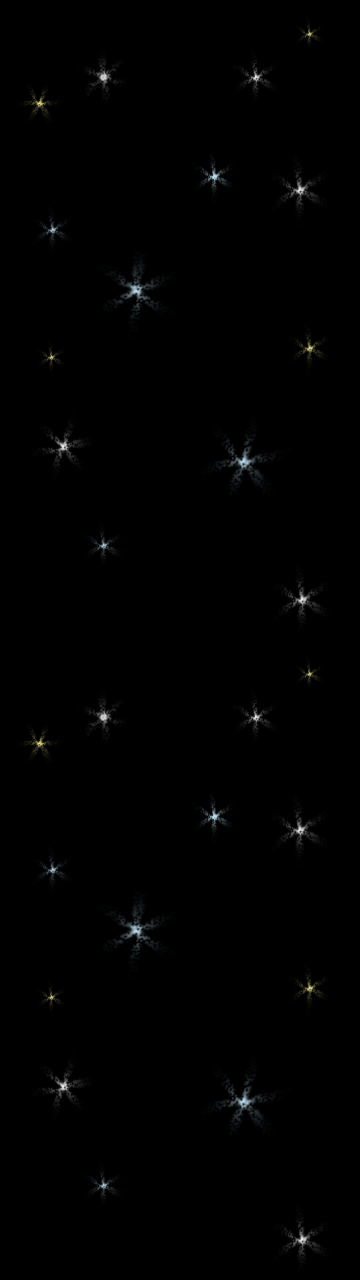
//> input picture bg.png, 720 x 2560 px (shown at 1/2 size)
$ ./main   (built with g++ and OpenCV 4)
//> lines starting //> are read from the running program, lines starting //| are printed output that depends on the picture; after the words box and inside, x2 and y2 are one past the last pixel; in counts of white or black regions, pixels touching at a corner belong together
#include <opencv2/core/core.hpp>
#include <opencv2/imgproc/imgproc.hpp>
#include <opencv2/highgui/highgui.hpp>
#include "opencv2/objdetect.hpp"
#include "opencv2/videoio.hpp"
#include <iostream>
#include <time.h>
#include <string>
#include <stdlib.h>
#include <stdio.h>

using namespace cv;
using namespace std;

String face_cascade_name = "haarcascade_frontalface_alt.xml";
CascadeClassifier face_cascade;

int player_x = 200;
int wide = 480;

Mat detectAndMask( Mat frame );
void overlayImage(const Mat &background, const Mat &foreground, Mat &output, Point2i location);

Mat mask;
Mat ship;

int main(int argc, char *argv[])
{
    Mat bg = imread("bg.png", IMREAD_UNCHANGED);
//> bg is the input picture: 2560 rows x 720 cols, CV_8UC4; mean B, G, R, A 1.3, 1.3, 1.2, 255
    Mat met = imread("meteor.png", IMREAD_UNCHANGED);
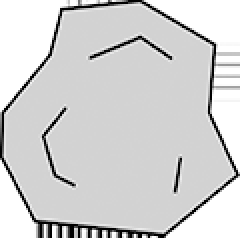
//> input picture meteor.png, 120 x 119 px (shown 2 times larger)
//> met is the input picture: 119 rows x 120 cols, CV_8UC4; mean B, G, R, A 209.6, 209.6, 209.6, 184.3
    ship = imread("ship.png",IMREAD_UNCHANGED);
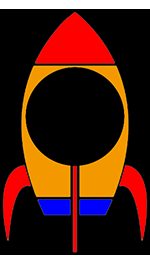
//> input picture ship.png, 150 x 275 px
//> ship is the input picture: 275 rows x 150 cols, CV_8UC4; mean B, G, R, A 33.8, 46.7, 84.1, 131.8
    mask = imread("mask.jpg",IMREAD_GRAYSCALE);
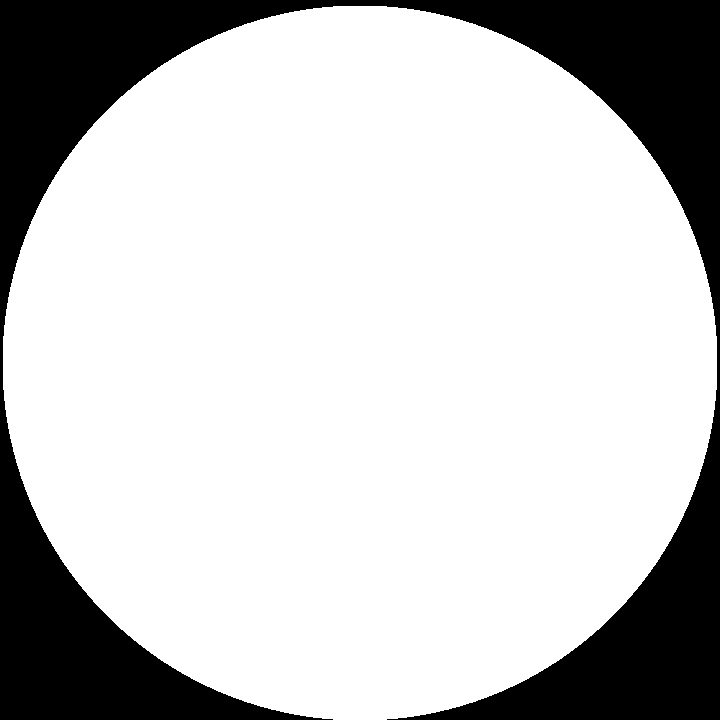
//> input picture mask.jpg, 720 x 720 px
//> mask is the input picture: 720 rows x 720 cols, CV_8UC1; min 0, max 255, mean 197.6

    namedWindow( "Scene", CV_WINDOW_AUTOSIZE );

    if( !face_cascade.load( face_cascade_name ) ){ printf("--(!)Error loading face cascade\n"); return -1; };

    VideoCapture capture(0);
    Mat frame;
    if ( ! capture.isOpened() ) { printf("--(!)Error opening video capture\n"); return -1; }
    int bgy = bg.rows;
//> bgy = 2560
    int mety = -108;
    int metx = 30;
    bool has_met = false;
    int score = 0;
    srand(time(NULL));
    int player2_x = 250;
    bool player2_alive = true;
    Mat player2 = imread("player2.png", IMREAD_UNCHANGED);
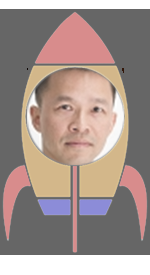
//> input picture player2.png, 150 x 275 px
//> player2 is the input picture: 275 rows x 150 cols, CV_8UC4; mean B, G, R, A 139.7, 145.8, 162.3, 66.2

    if ( capture.read(frame) ) {
        if( frame.empty() ) {
            printf(" --(!) No captured frame -- Break!");
            return -1;
        }
        Mat startSceneBg;
        bg.copyTo(startSceneBg);
        Mat startScene = startSceneBg(Rect(0,bgy-720-1,frame.cols,720));
        putText(startScene, "Move you face left and right!", Point(120,360), FONT_HERSHEY_DUPLEX , 0.8, Scalar(0,0,255));
//> startScene: 720 rows x 720 cols, CV_8UC4; mean B, G, R, A 1.3, 1.3, 1.8, 254.4
//> startSceneBg: 2560 rows x 720 cols, CV_8UC4; 0.07% of pixels changed, all inside (x1, y1, x2, y2) = (123, 2182, 501, 2206)

        imshow("Scene", startScene);
        waitKey(3000);
    }

    while ( capture.read(frame) ) {
        if( frame.empty() ) {
            printf(" --(!) No captured frame -- Break!");
            break;
        }

        Mat player = detectAndMask( frame );
//> in detectAndMask, `equalizeHist( frame_gray, frame_gray );`: frame_gray: 2560 rows x 720 cols, CV_8UC1; min 0, max 255, mean 8.7
//> in detectAndMask, `face_cascade.detectMultiScale( frame_gray, faces, 1.1, 2, 0|CASCADE_SC..`: faces = empty

        Mat scene = bg(Rect(0,bgy-720-1,frame.cols,720)); // x,y,width,height
        Mat new_scene;

        if(player2_alive){
            player2_x = player2_x + rand()%81 - 40;
            if(player2_x < 0){
                player2_x = 0;
            }
            if(player2_x > frame.cols - player2.cols){
                player2_x = frame.cols - player2.cols;
            }
            overlayImage(scene, player2, new_scene,Point(player2_x, 740 - player2.rows));
//> after the loop in overlayImage, `for(int y = std::max(location.y , 0); y < background.rows; ++y)`:
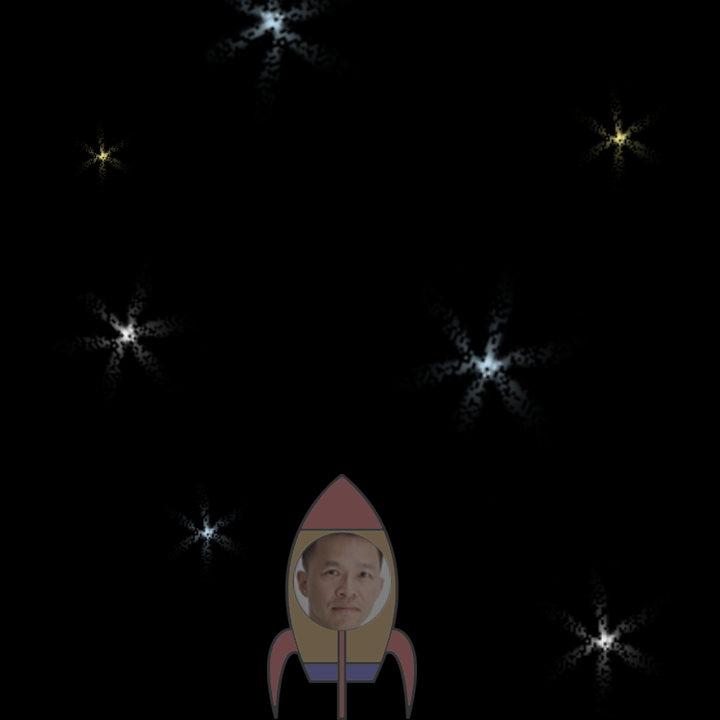
//> output: 720 rows x 720 cols, CV_8UC4; mean B, G, R, A 4.3, 4.5, 5.1, 252.3
        }

        int player_x_screen = player_x * frame.cols / wide - player.cols/2;
//> player_x_screen = 225
        overlayImage((player2_alive) ? new_scene : scene, player, new_scene,Point(player_x_screen, 740 - player.rows));
//> call 2 of overlayImage, with location = Point(225, 465)
//> after the loop in overlayImage (call 2), `for(int y = std::max(location.y , 0); y < background.rows; ++y)`:
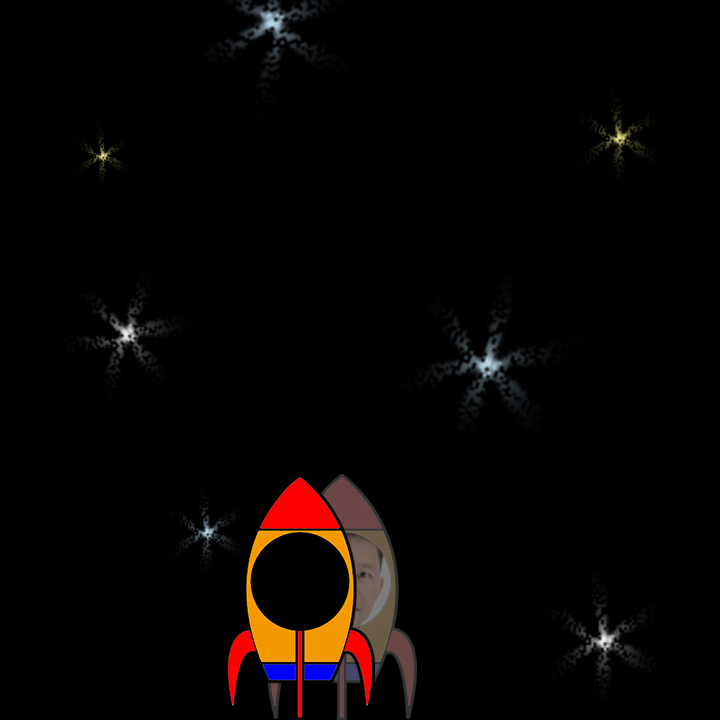
//> output: 720 rows x 720 cols, CV_8UC4; 3.63% of pixels changed, all inside (x1, y1, x2, y2) = (225, 474, 375, 720)

        if(!has_met){
            //metx = (rand()%3 * 230 + 30); // 3-way
            metx = (rand()%(frame.cols-120)); // random
            overlayImage(new_scene, met, new_scene,Point(metx,-108));
//> after the loop in overlayImage (call 3), `for(int y = std::max(location.y , 0); y < background.rows; ++y)`: output: 720 rows x 720 cols, CV_8UC4; 0.1% of pixels changed, all inside (x1, y1, x2, y2) = (597, 0, 677, 11)
            has_met = true;
        } else {
            if(mety >= 400 && mety < 660){
                if(abs((player_x_screen + player.cols/2) - (metx + 60) ) < 110){
                    Mat exp1 = imread("explosion.png", IMREAD_UNCHANGED);
                    Mat exp2 = imread("explosion2.png", IMREAD_UNCHANGED);
                    int exp_x = (player_x_screen + metx) / 2;
                    int exp_y = mety;
                    Mat ex_scene;
                    overlayImage(new_scene, exp1, ex_scene,Point(exp_x,exp_y));
                    imshow("Scene", ex_scene);
                    waitKey(300);
                    overlayImage(new_scene, exp2, ex_scene,Point(exp_x,exp_y));
                    imshow("Scene", ex_scene);
                    waitKey(300);
                    overlayImage(new_scene, exp1, ex_scene,Point(exp_x,exp_y));
                    imshow("Scene", ex_scene);
                    waitKey(300);
                    overlayImage(new_scene, exp2, ex_scene,Point(exp_x,exp_y));
                    imshow("Scene", ex_scene);
                    waitKey(300);
                    overlayImage(new_scene, exp1, ex_scene,Point(exp_x,exp_y));
                    imshow("Scene", ex_scene);
                    waitKey(300);
                    Mat gameover = frame;
                    string text = "Final Score: " + to_string(score);
                    putText(gameover, text, Point(200,frame.rows/2), FONT_HERSHEY_DUPLEX , 1, Scalar(0,0,255));

                    imshow("Scene", gameover);
                    waitKey(5000);
                    return score;
                }
                if(abs((player2_x + player2.cols/2) - (metx + 60) ) < 110){
                    player2_alive = false;
                }
            }
            if(mety >= 720){
                mety = -120;
                has_met = false;
                score++;
            } else {
                overlayImage(new_scene, met, new_scene,Point(metx,mety));
            }
        }

        string text = "Score: " + to_string(score);
        putText(new_scene, text, Point(20,40), FONT_HERSHEY_DUPLEX , 1, Scalar(0,0,255));
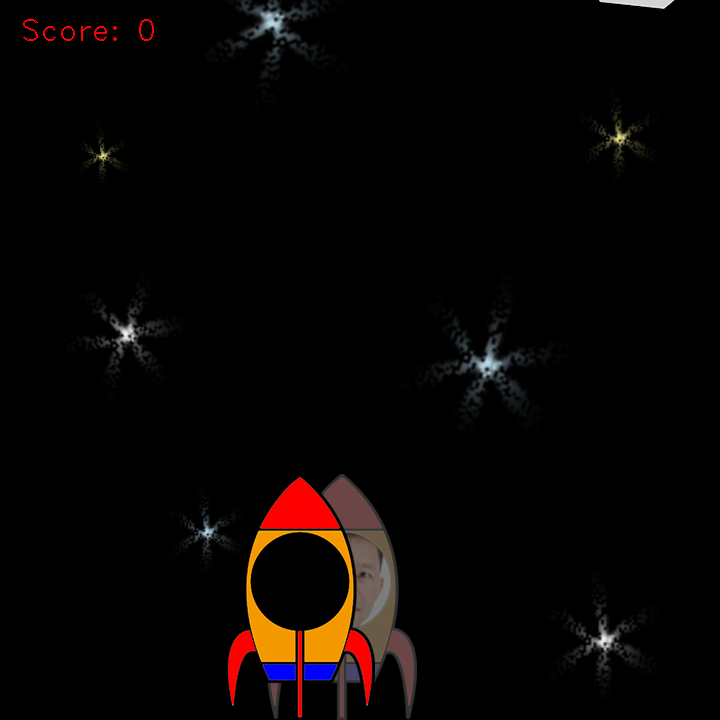
//> new_scene: 720 rows x 720 cols, CV_8UC4; mean B, G, R, A 3.4, 4.5, 7.9, 253.5

        imshow("Scene", new_scene);
        waitKey(40);
        bgy -= 16;
//> bgy = 2544
        if(bgy < 1280){
            bgy = bg.rows;
        }
        mety += 12 + score*2;
    }

    waitKey(0);
    return 0;
}

Mat detectAndMask( Mat frame )
{
    vector<Rect> faces;
    Mat frame_gray;
    Mat ship_copy;
    ship.copyTo(ship_copy);

    cvtColor( frame, frame_gray, COLOR_BGR2GRAY );

    equalizeHist( frame_gray, frame_gray );

    face_cascade.detectMultiScale( frame_gray, faces, 1.1, 2, 0|CASCADE_SCALE_IMAGE, Size(80, 80) );

    if(faces.size() == 0){
        return ship_copy;
    }

    Mat faceROI = frame( faces[0] );
    player_x = frame.cols - faces[0].x - faces[0].width;
    wide = frame.cols - faces[0].width;

    Mat re_mask;

    resize(mask,re_mask,Size(faceROI.cols,faceROI.rows));

    vector<Mat> channels;
    split(faceROI, channels);

    channels.push_back(re_mask);
    Mat result;
    merge(channels, result);
    resize(result,result,Size(100,100));

    Mat player;
    overlayImage(ship_copy, result, player,Point(26,68));

    return player;

}

void overlayImage(const Mat &background, const Mat &foreground, Mat &output, Point2i location){
    background.copyTo(output);

    for(int y = std::max(location.y , 0); y < background.rows; ++y) {
        int fY = y - location.y;

        if(fY >= foreground.rows)
            break;

        for(int x = std::max(location.x, 0); x < background.cols; ++x) {
            int fX = x - location.x;

            if(fX >= foreground.cols)
                break;

            double opacity = ((double)foreground.data[fY * foreground.step + fX * foreground.channels() + 3]) / 255.;

            for(int c = 0; opacity > 0 && c < output.channels(); ++c) {
                unsigned char foregroundPx = foreground.data[fY * foreground.step + fX * foreground.channels() + c];
                unsigned char backgroundPx = background.data[y * background.step + x * background.channels() + c];
                output.data[y*output.step + output.channels()*x + c] = backgroundPx * (1.-opacity) + foregroundPx * opacity;
            }
        }
    }
}
